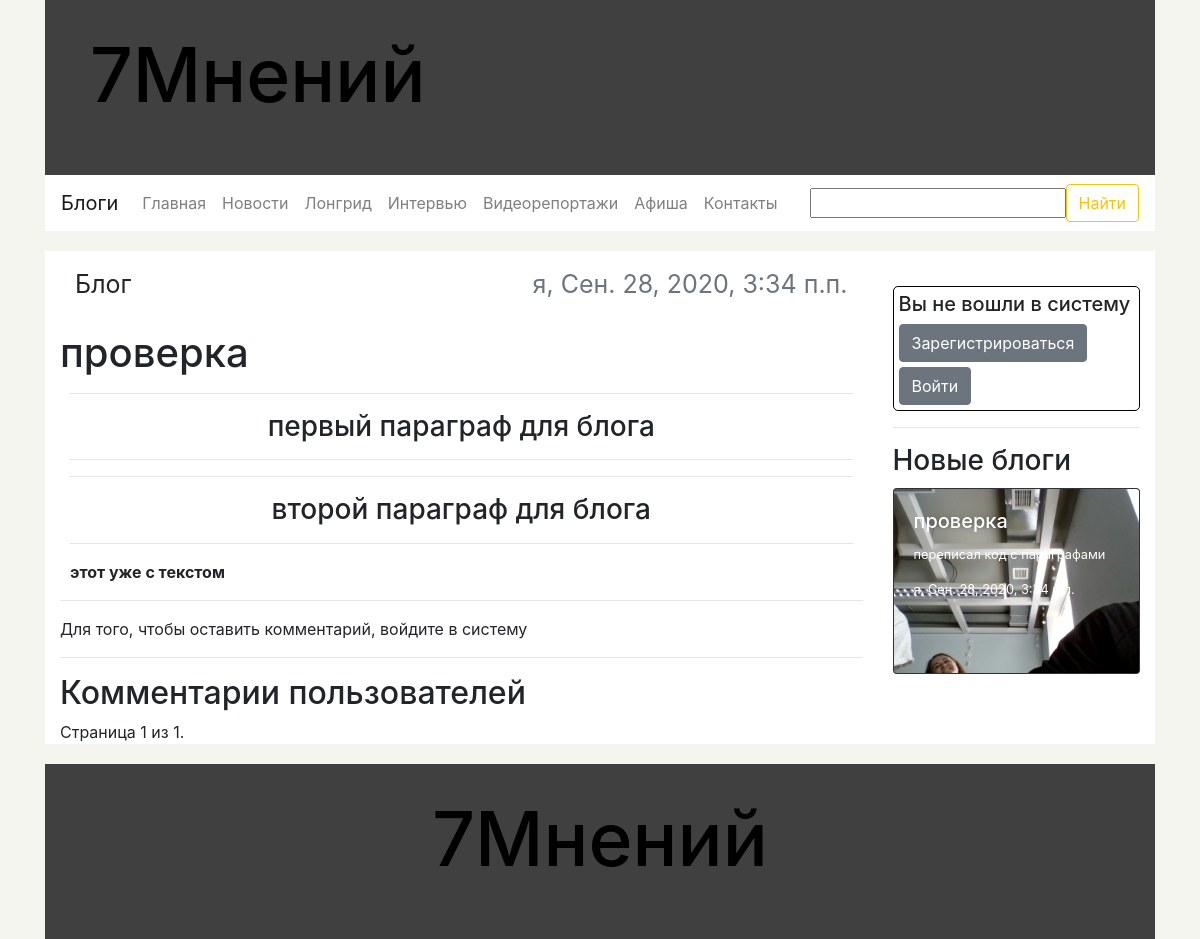
The app's page /seven_op/show_blog/1 with its own data.
### seven_op/models.py (models this page shows, shortened)
class Category(models.Model):
    name_sing = models.CharField("имя в единственном числе", max_length=200)
    name_plur = models.CharField("имя во множественном числе", max_length=200)
    name_url = models.CharField("имя для ссылки", max_length=200)
    def get_url_for_show_page(self):
        return reverse('show_category', args=[str(self.name_url)])
    class Meta:
        ordering = ["-name_sing"]
        verbose_name_plural = "Категории"

class Blog(models.Model):
    title = models.CharField("заголовок", max_length=200)
    description = models.CharField("описание", max_length=1000, null=True, blank=True)
    author = models.ForeignKey('BlogAuthor', on_delete=models.SET_NULL, null=True)
    paragraphs = models.ManyToManyField('Paragraph', verbose_name="Параграфы")
    preview = models.ImageField("фото на заголовок", upload_to="seven_op/static/uploads/previews/%Y/%m/%d", null=True,
                                default=None)
    photos_for_spin = models.ManyToManyField('UploadedPhoto', verbose_name='Фото на "карусель"',
                                             default=None, blank=True)
    attached_files = models.ManyToManyField('UploadedFile', verbose_name="прикрепленные файлы",
                                            default=None, blank=True)
    comments = models.ManyToManyField('Comment', verbose_name="Комментарии к блогу", default=None, blank=True)
    date = models.DateTimeField(auto_now=True)
    def get_url_for_show(self):
        return reverse('show_blog', args=[str(self.id)])
    class Meta:
        ordering = ["-date"]
        verbose_name_plural = "Блоги"

class BlogAuthor(models.Model):
    name = models.CharField("имя автора блогов", max_length=200)
    photo = models.ForeignKey('UploadedPhoto', on_delete=models.SET_NULL, null=True, blank=True,
                              help_text="выберете фото из загруженных")
    info = models.TextField("информация об авторе", help_text="необязательное поле", null=True, blank=True)
    def __str__(self):
        return str(self.name)
    class Meta:
        ordering = ["-name"]
        verbose_name_plural = "Авторы блогов"

class Paragraph(models.Model):
    paragraph_title = models.CharField("заголовок параграфа", max_length=200, blank=True)
    paragraph_img = models.ImageField("фото к параграфу", upload_to="seven_op/static/uploads/files/%Y/%m/%d",
                                      blank=True)
    paragraph_text = models.TextField("текст параграфа", blank=True)
    is_strong = models.BooleanField("жирный текст")
    paragraph_nb = models.IntegerField("номер параграфа", default=0, blank=True)
    date = models.DateTimeField(auto_now=True)
    class Meta:
        ordering = ["-date"]
        verbose_name_plural = "Параграфы"

### seven_op/views.py (the view)
# urls.py: url(r'^show_blog/(?P<pk>\d+)$', views.show_blog, name='show_blog'),
def show_blog(request, pk):
    search_result = common_search(request)
    if search_result['url']:
        return HttpResponseRedirect(search_result['url'])
    categories = Category.objects.all()
    recent_blogs = Blog.objects.all()
    recent_blogs = recent_blogs[:min(len(recent_blogs), 5)]
    needed_blog = Blog.objects.get(id__exact=pk)
    active = "blog"
    comments = needed_blog.comments.all()
    paginator = Paginator(comments, 5, allow_empty_first_page=True)
    page = request.GET.get('page')
    try:
        needed_comments = paginator.page(page)
    except PageNotAnInteger:
        needed_comments = paginator.page(1)
    except EmptyPage:
        needed_comments = paginator.page(paginator.num_pages)
    photos = needed_blog.photos_for_spin.order_by('index').all()
    files = needed_blog.attached_files.all()
    title = "7Мнений - Блог"
    if request.method == 'POST':
        form = CommentForm(request.POST)
        if form.is_valid():
            user_comment = Comment()
            user_comment.data = form.cleaned_data['data']
            user_comment.author = request.user.get_username()
            user_comment.save()
            user_comment.data = datetime.datetime.now()
            needed_blog.comments.add(user_comment)
            needed_blog.save()
            return HttpResponseRedirect(needed_blog.get_url_for_show())
    else:
        proposed_data = ''
        form = CommentForm(initial={'data': proposed_data})
    return render(request,
                  'show_blog_template.html',
                  context={'blog': needed_blog,
                           'paragraphs': needed_blog.paragraphs.order_by('paragraph_nb').all(),
                           'categories': categories,
                           'active': active,
                           'recent_blogs': recent_blogs,
                           'comments': needed_comments,
                           'page_title': title,
                           'photos_for_spin': photos,
                           'files': files,
                           'form': form,
                           'search_form': search_result['form']})

### seven_op/forms.py (shortened to what this page needs)
class CommentForm(forms.Form):
    data = forms.CharField(max_length=1000, label="", widget=forms.Textarea, min_length=1)

class SearchForm(forms.Form):
    query = forms.CharField(max_length=100, min_length=1, label="", help_text="", required=False,
                            error_messages={'required': ''})

### seven_op/views.py (called while the page is built)
def common_search(request):
    ret = dict()
    ret['url'] = False
    if request.method == 'POST':
        form = SearchForm(request.POST)
        if form.is_valid():
            query = form.cleaned_data['query']
            ret['url'] = reverse('my_search_result', args=(str(query),))
    else:
        proposed_data = ''
        ret['form'] = SearchForm(initial={'data': proposed_data})
    return ret

### seven_op/templates/show_blog_template.html (shortened to what this page needs)
{% extends "common_template.html" %}
{% block content %}
    <div class="content-date float-right">{{ blog.author }}, {{ blog.date}}</div>
    <div class="content-type"> Блог </div>
    <div id="carouselExampleIndicators" class="carousel slide" data-ride="carousel">
        <a class="carousel-control-prev" href="#carouselExampleIndicators" role="button" data-slide="prev">
            <span class="carousel-control-prev-icon" aria-hidden="true"></span>
        </a>
        <a class="carousel-control-next" href="#carouselExampleIndicators" role="button" data-slide="next">
            <span class="carousel-control-next-icon" aria-hidden="true"></span>
        </a>
    </div>
    <div class="content-title"><h1>{{ blog.title }}</h1></div>
    <div class="content-data">
        {% for paragraph in paragraphs %}
            <div class="paragraph">
                {% if paragraph.paragraph_title %}
                    <hr>
                    <div class="paragraph-title text-center">
                        <h3>{{ paragraph.paragraph_title }}</h3>
                    </div>
                    <hr>
                {% endif %}
                <div class="paragraph-text">
                    {% if paragraph.is_strong %}
                        <p><strong>{{ paragraph.paragraph_text|linebreaks }}</strong></p>
                    {% else %}
                        <p>{{ paragraph.paragraph_text|linebreaks }}</p>
                    {% endif %}
                </div>
            </div>
        {% endfor %}
    </div>
    <hr>
    <div class="comments contaner">
        {% if user.is_authenticated %}
            <div class="user-name">Вы вошли как {{ user.get_username }}</div>
            <div class="create-comment">
                 <form action="" method="post">
                    {% csrf_token %}
                    <div class="form-group">
                        {{ form }}
                    </div>
                    <button type="submit" class="btn btn-secondary">Оставить комментарий</button>
                </form>
            </div>
        {% else %}
            Для того, чтобы оставить комментарий, войдите в систему
        {% endif %}
        <hr>
        <h2>Комментарии пользователей</h2>
    </div>
    <div class="pagination">
        <span class="step-links">
            <span class="current">
                Страница {{ comments.number }} из {{ comments.paginator.num_pages }}.
            </span>
        </span>
    </div>
{% endblock %}

### seven_op/templates/common_template.html (shortened to what this page needs)
<!doctype html>
<html lang="ru">
  <head>
 	<link rel="stylesheet" href="https://stackpath.bootstrapcdn.com/bootstrap/4.5.2/css/bootstrap.min.css">    {% load static %}
      <link rel="stylesheet" href="{% static 'css/styles.css' %}">
  </head>
  <body>
  	<div class="container-fluid">
		<div class="container-lg">
  		<div class="header-bar container-lg">
			<div class="container-fluid logo-bar">
				<h1><a href="{% url 'main' %}">7Мнений</a></h1>
			</div>
  			<div class="menu-bar">
  				<nav class="navbar navbar-expand-lg navbar-light bg-light" style="background-color: white !important;">
				  <a class="navbar-brand" href="{% url 'show_blog_authors' %}">Блоги</a>
				  <div class="collapse navbar-collapse" id="navbarSupportedContent">
					  <ul class="navbar-nav mr-auto">
						{% if active == 0 %}
							<li class="nav-item">
								<a class="nav-link active" href="{% url 'main' %}">Главная</a>
							</li>
						{% else %}
							<li class="nav-item">
								<a class="nav-link" href="{% url 'main' %}">Главная</a>
							</li>
						{% endif %}
						{% for category in categories %}
							{% if active  == category.id %}
								<li class="nav-item">
				        			<a class="nav-link active" href="{{ category.get_url_for_show_page }}">{{ category.name_plur }}</a>
				      			</li>
				      		{% else %}
								<li class="nav-item">
				        			<a class="nav-link" href="{{ category.get_url_for_show_page }}">{{ category.name_plur }}</a>
				      			</li>
							{% endif %}
						{% endfor %}
					    {% if active  == 'contacts' %}
							<li class="nav-item">
								<a class="nav-link active" href="{% url 'contacts' %}">Контакты</a>
							</li>
						{% else %}
							<li class="nav-item">
								<a class="nav-link" href="{% url 'contacts' %}">Контакты</a>
							</li>
						{% endif %}
					  </ul>
				    <form action="" method="post" class="form-inline my-2 my-lg-0">
						<div class="form-group">
							{{ search_form }}
						</div>
				      <button class="btn btn-outline-warning my-2 my-sm-0" type="submit">Найти</button>
				    </form>
				  </div>
				</nav>
  			</div>
  		</div>
		<div class="container-lg content">
			<div class="row">
				<div class="container col-lg-9">
                    {% block content %}
                    {% endblock %}
				</div>
				<div class="side-bar container col-lg-3">
					<div class="login-menu container Border">
						{% if user.is_authenticated %}
							<h5>Вы вошли в систему как {{ user.get_username }}</h5>
							<a href="{% url 'logout' %}"><button class="btn btn-secondary" type="submit">Выйти</button></a>
						{% else %}
							<h5>Вы не вошли в систему</h5>
							<a href="{% url 'registration' %}"><button class="btn btn-secondary" type="submit" style="margin-bottom: 5px;">Зарегистрироваться</button></a>
							<a href="{% url 'login' %}"><button class="btn btn-secondary" type="submit">Войти</button></a>
						{% endif %}
					</div>
					<hr>
					<div class="blogs d-none d-lg-block">
						<h3>Новые блоги</h3>
						{% for blog in recent_blogs %}
							<a href="{{ blog.get_url_for_show }}">
								<div class="card bg-dark text-white" style="width: 100%; margin-bottom: 10px;">
									<img src="/{{ blog.preview }}" class="card-img" alt="">
									<div class="card-img-overlay">
										<h5 class="card-title">{{ blog.title }}</h5>
										<p class="card-text">{{ blog.description }}</p>
										<p class="card-text">{{ blog.author }}, {{ blog.date }}</p>
									</div>
								</div>
							</a>
						{% endfor %}
					</div>
				</div>
			</div>
		</div>
		  	<div class="footer container-lg">
		  		<div class="text-center"><h1><a href="{% url 'main' %}">7Мнений</a></h1></div>
		  	</div>
	  	</div>
	  	</div>
  </body>
</html>

### seven_op/static/css/styles.css (style rules this page uses)
body { background-color: #f5f5f0; }
a, a:hover { text-decoration: none; color: black; }
.content { background-color: white; }
.logo-bar, .footer { height: 175px; background-color: #404040; }
.logo-bar h1 { font-size: 75px; padding-left: 30px; padding-top: 30px; }
.login-menu { margin-top: 35px; font-size: 17px; }
.login-menu a, a:hover { color: #ffc107; }
.footer h1 { padding-top: 30px; font-size: 75px; }
.Border { padding: 5px; border: 1px solid black; border-radius: 5px; }
.header-bar { padding: 0; }
.content-type, .content-date { padding: 15px; font-size: 25px; }
.content-date { color: #6c757d; }
.content-title { margin-top: 10px; font-size: 40px; }
.content-data { margin: 10px; }
.card { margin-top: 10px; font-size: 80%; }
.pagination { text }

### records on screen
Category: name_plur "Новости"
Category: name_plur "Лонгрид"
Category: name_plur "Интервью"
Category: name_plur "Видеорепортажи"
Category: name_plur "Афиша"
Blog: author "я", date "Сен. 28, 2020, 3:34 п.п.", title "проверка", preview (picture), description "переписал код с параграфами"
Paragraph: paragraph_title "первый параграф для блога"
Paragraph: paragraph_title "второй параграф для блога"

### other values on screen
{{ comments.number }} "1"
{{ comments.paginator.num_pages }} "1"
